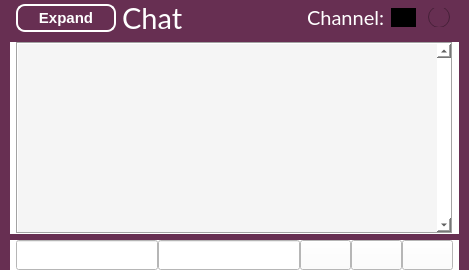
      <widget class="QFrame" name="bottomframe">
       <property name="font">
        <font>
         <weight>50</weight>
         <bold>false</bold>
        </font>
       </property>
       <property name="styleSheet">
        <string notr="true">background-color: rgb(103,47,82);
alternate-background-color: rgb(89,38,68);</string>
       </property>
       <property name="frameShape">
        <enum>QFrame::NoFrame</enum>
       </property>
       <property name="lineWidth">
        <number>0</number>
       </property>
       <property name="midLineWidth">
        <number>0</number>
       </property>
       <layout class="QVBoxLayout" name="verticalLayout_7">
        <property name="leftMargin">
         <number>10</number>
        </property>
        <property name="topMargin">
         <number>0</number>
        </property>
        <property name="rightMargin">
         <number>10</number>
        </property>
        <property name="bottomMargin">
         <number>0</number>
        </property>
        <item>
         <layout class="QHBoxLayout" name="horizontalLayout_6">
          <property name="spacing">
           <number>6</number>
          </property>
          <property name="leftMargin">
           <number>6</number>
          </property>
          <property name="topMargin">
           <number>0</number>
          </property>
          <property name="rightMargin">
           <number>6</number>
          </property>
          <property name="bottomMargin">
           <number>0</number>
          </property>
          <item>
           <widget class="QPushButton" name="btnExpand">
            <property name="sizePolicy">
             <sizepolicy hsizetype="Fixed" vsizetype="Fixed">
              <horstretch>0</horstretch>
              <verstretch>0</verstretch>
             </sizepolicy>
            </property>
            <property name="minimumSize">
             <size>
              <width>100</width>
              <height>0</height>
             </size>
            </property>
            <property name="styleSheet">
             <string notr="true">
                            QPushButton {
                            border-style: outset;
                            border-width: 2px;
                            border-radius: 9px;
                            border-color: white;
                            font: bold 11pt;
                            min-width: 5em;
                            padding: 3px;
background-color: rgb(103,47,82);
color: white;
                            }
                            QPushButton:pressed {
                            background-color: green;
                            border-style: inset;
                            }
                          </string>
            </property>
            <property name="text">
             <string>Expand</string>
            </property>
           </widget>
          </item>
          <item alignment="Qt::AlignVCenter">
           <widget class="QLabel" name="label_6">
            <property name="palette">
             <palette>
              <active>
               <colorrole role="WindowText">
                <brush brushstyle="SolidPattern">
                 <color alpha="255">
                  <red>255</red>
                  <green>255</green>
                  <blue>255</blue>
                 </color>
                </brush>
               </colorrole>
               <colorrole role="Button">
                <brush brushstyle="SolidPattern">
                 <color alpha="255">
                  <red>103</red>
                  <green>47</green>
                  <blue>82</blue>
                 </color>
                </brush>
               </colorrole>
               <colorrole role="Base">
                <brush brushstyle="SolidPattern">
                 <color alpha="255">
                  <red>103</red>
                  <green>47</green>
                  <blue>82</blue>
                 </color>
                </brush>
               </colorrole>
               <colorrole role="Window">
                <brush brushstyle="SolidPattern">
                 <color alpha="255">
                  <red>103</red>
                  <green>47</green>
                  <blue>82</blue>
                 </color>
                </brush>
               </colorrole>
               <colorrole role="AlternateBase">
                <brush brushstyle="SolidPattern">
                 <color alpha="255">
                  <red>89</red>
                  <green>38</green>
                  <blue>68</blue>
                 </color>
                </brush>
               </colorrole>
              </active>
              <inactive>
               <colorrole role="WindowText">
                <brush brushstyle="SolidPattern">
                 <color alpha="255">
                  <red>255</red>
                  <green>255</green>
                  <blue>255</blue>
                 </color>
                </brush>
               </colorrole>
               <colorrole role="Button">
                <brush brushstyle="SolidPattern">
                 <color alpha="255">
                  <red>103</red>
                  <green>47</green>
                  <blue>82</blue>
                 </color>
                </brush>
               </colorrole>
               <colorrole role="Base">
                <brush brushstyle="SolidPattern">
                 <color alpha="255">
                  <red>103</red>
                  <green>47</green>
                  <blue>82</blue>
                 </color>
                </brush>
               </colorrole>
               <colorrole role="Window">
                <brush brushstyle="SolidPattern">
                 <color alpha="255">
                  <red>103</red>
                  <green>47</green>
                  <blue>82</blue>
                 </color>
                </brush>
               </colorrole>
               <colorrole role="AlternateBase">
                <brush brushstyle="SolidPattern">
                 <color alpha="255">
                  <red>89</red>
                  <green>38</green>
                  <blue>68</blue>
                 </color>
                </brush>
               </colorrole>
              </inactive>
              <disabled>
               <colorrole role="WindowText">
                <brush brushstyle="SolidPattern">
                 <color alpha="255">
                  <red>120</red>
                  <green>120</green>
                  <blue>120</blue>
                 </color>
                </brush>
               </colorrole>
               <colorrole role="Button">
                <brush brushstyle="SolidPattern">
                 <color alpha="255">
                  <red>103</red>
                  <green>47</green>
                  <blue>82</blue>
                 </color>
                </brush>
               </colorrole>
               <colorrole role="Base">
                <brush brushstyle="SolidPattern">
                 <color alpha="255">
                  <red>103</red>
                  <green>47</green>
                  <blue>82</blue>
                 </color>
                </brush>
               </colorrole>
               <colorrole role="Window">
                <brush brushstyle="SolidPattern">
                 <color alpha="255">
                  <red>103</red>
                  <green>47</green>
                  <blue>82</blue>
                 </color>
                </brush>
               </colorrole>
               <colorrole role="AlternateBase">
                <brush brushstyle="SolidPattern">
                 <color alpha="255">
                  <red>89</red>
                  <green>38</green>
                  <blue>68</blue>
                 </color>
                </brush>
               </colorrole>
              </disabled>
             </palette>
            </property>
            <property name="font">
             <font>
              <family>Lato</family>
              <pointsize>22</pointsize>
             </font>
            </property>
            <property name="text">
             <string>Chat</string>
            </property>
           </widget>
          </item>
          <item>
           <spacer name="horizontalSpacer_7">
            <property name="orientation">
             <enum>Qt::Horizontal</enum>
            </property>
            <property name="sizeHint" stdset="0">
             <size>
              <width>40</width>
              <height>20</height>
             </size>
            </property>
           </spacer>
          </item>
          <item alignment="Qt::AlignVCenter">
           <widget class="QLabel" name="label_7">
            <property name="font">
             <font>
              <family>Lato</family>
              <pointsize>15</pointsize>
             </font>
            </property>
            <property name="styleSheet">
             <string notr="true">color: rgb(255, 255, 255);</string>
            </property>
            <property name="text">
             <string>Channel:</string>
            </property>
           </widget>
          </item>
          <item>
           <widget class="QRadioButton" name="rbChan1">
            <property name="styleSheet">
             <string notr="true">QRadioButton::indicator {
	subcontrol-position: top center;
	image: url(:/icons/flag_en);
 }

 QRadioButton::indicator::unchecked {
	width: 22px;
	height: 16px;
 }

 QRadioButton::indicator:unchecked:hover {
	background-color: blue;
	width: 25px;
	height: 19px;
 }

 QRadioButton::indicator:unchecked:pressed {
	background-color: blue;
	width: 25px;
	height: 19px;
 }

 QRadioButton::indicator::checked {
	background-color: black;
	width: 25px;
	height: 19px;
 }

 QRadioButton::indicator:checked:hover {
	background-color: blue;
	width: 25px;
	height: 19px;
 }

 QRadioButton::indicator:checked:pressed {
	background-color: blue;
	width: 25px;
	height: 19px;
 }</string>
            </property>
            <property name="text">
             <string notr="true"/>
            </property>
            <property name="checkable">
             <bool>true</bool>
            </property>
            <property name="checked">
             <bool>true</bool>
            </property>
           </widget>
          </item>
          <item>
           <widget class="QRadioButton" name="rbChan2">
            <property name="minimumSize">
             <size>
              <width>25</width>
              <height>19</height>
             </size>
            </property>
            <property name="maximumSize">
             <size>
              <width>25</width>
              <height>19</height>
             </size>
            </property>
            <property name="styleSheet">
             <string notr="true">QRadioButton::indicator {
	subcontrol-position: top center;
	image: url(:/icons/flag_kr);
 }

 QRadioButton::indicator::unchecked {
	width: 22px;
	height: 16px;
 }

 QRadioButton::indicator:unchecked:hover {
	background-color: blue;
	width: 25px;
	height: 19px;
 }

 QRadioButton::indicator:unchecked:pressed {
	background-color: blue;
	width: 25px;
	height: 19px;
 }

 QRadioButton::indicator::checked {
	background-color: black;
	width: 25px;
	height: 19px;
 }

 QRadioButton::indicator:checked:hover {
	background-color: blue;
	width: 25px;
	height: 19px;
 }

 QRadioButton::indicator:checked:pressed {
	background-color: blue;
	width: 25px;
	height: 19px;
 }</string>
            </property>
            <property name="text">
             <string/>
            </property>
           </widget>
          </item>
         </layout>
        </item>
        <item>
         <widget class="QFrame" name="txtframe">
          <property name="styleSheet">
           <string notr="true">background-color: rgb(255, 255, 255);</string>
          </property>
          <layout class="QHBoxLayout" name="horizontalLayout_8">
           <property name="spacing">
            <number>6</number>
           </property>
           <property name="leftMargin">
            <number>6</number>
           </property>
           <property name="topMargin">
            <number>0</number>
           </property>
           <property name="rightMargin">
            <number>6</number>
           </property>
           <property name="bottomMargin">
            <number>0</number>
           </property>
           <item>
            <widget class="QTextBrowser" name="txtChat">
             <property name="enabled">
              <bool>true</bool>
             </property>
             <property name="font">
              <font>
               <family>Lato</family>
               <pointsize>12</pointsize>
               <weight>50</weight>
               <bold>false</bold>
              </font>
             </property>
             <property name="styleSheet">
              <string notr="true">background-color: rgb(245, 245, 245);
background-image: url(:/images/p2p);
background-repeat: no-repeat;
background-attachment:fixed;
background-position: center;
alternate-background-color: rgb(211, 211, 211);
color: black</string>
             </property>
             <property name="frameShape">
              <enum>QFrame::Box</enum>
             </property>
             <property name="verticalScrollBarPolicy">
              <enum>Qt::ScrollBarAlwaysOn</enum>
             </property>
             <property name="horizontalScrollBarPolicy">
              <enum>Qt::ScrollBarAlwaysOff</enum>
             </property>
             <property name="documentTitle">
              <string notr="true"/>
             </property>
             <property name="html">
              <string notr="true">&lt;!DOCTYPE HTML PUBLIC &quot;-//W3C//DTD HTML 4.0//EN&quot; &quot;http://www.w3.org/TR/REC-html40/strict.dtd&quot;&gt;
&lt;html&gt;&lt;head&gt;&lt;meta name=&quot;qrichtext&quot; content=&quot;1&quot; /&gt;&lt;style type=&quot;text/css&quot;&gt;
p, li { white-space: pre-wrap; }
&lt;/style&gt;&lt;/head&gt;&lt;body style=&quot; font-family:'Lato'; font-size:12pt; font-weight:400; font-style:normal;&quot;&gt;
&lt;p style=&quot;-qt-paragraph-type:empty; margin-top:0px; margin-bottom:0px; margin-left:0px; margin-right:0px; -qt-block-indent:0; text-indent:0px; font-family:'MS Shell Dlg 2'; font-size:10pt;&quot;&gt;&lt;br /&gt;&lt;/p&gt;&lt;/body&gt;&lt;/html&gt;</string>
             </property>
             <property name="openExternalLinks">
              <bool>true</bool>
             </property>
            </widget>
           </item>
          </layout>
         </widget>
        </item>
        <item>
         <widget class="QFrame" name="messageframe">
          <property name="styleSheet">
           <string notr="true">background-color: rgb(255, 255, 255);</string>
          </property>
          <layout class="QHBoxLayout" name="horizontalLayout_5">
           <property name="spacing">
            <number>0</number>
           </property>
           <property name="leftMargin">
            <number>6</number>
           </property>
           <property name="topMargin">
            <number>0</number>
           </property>
           <property name="rightMargin">
            <number>6</number>
           </property>
           <property name="bottomMargin">
            <number>0</number>
           </property>
           <item>
            <widget class="QLineEdit" name="txtChatNick">
             <property name="sizePolicy">
              <sizepolicy hsizetype="Fixed" vsizetype="Fixed">
               <horstretch>0</horstretch>
               <verstretch>0</verstretch>
              </sizepolicy>
             </property>
             <property name="minimumSize">
              <size>
               <width>0</width>
               <height>30</height>
              </size>
             </property>
             <property name="maximumSize">
              <size>
               <width>150</width>
               <height>16777215</height>
              </size>
             </property>
             <property name="font">
              <font>
               <family>Lato</family>
               <pointsize>12</pointsize>
               <weight>50</weight>
               <bold>false</bold>
              </font>
             </property>
             <property name="toolTip">
              <string/>
             </property>
             <property name="styleSheet">
              <string notr="true">background-color: rgb(255, 255, 255);
background-repeat: no-repeat;</string>
             </property>
             <property name="inputMask">
              <string/>
             </property>
             <property name="text">
              <string/>
             </property>
             <property name="maxLength">
              <number>20</number>
             </property>
            </widget>
           </item>
           <item>
            <widget class="QLineEdit" name="txtChatMsg">
             <property name="minimumSize">
              <size>
               <width>0</width>
               <height>30</height>
              </size>
             </property>
             <property name="font">
              <font>
               <family>Lato</family>
               <pointsize>12</pointsize>
               <weight>50</weight>
               <bold>false</bold>
              </font>
             </property>
             <property name="toolTip">
              <string/>
             </property>
             <property name="autoFillBackground">
              <bool>false</bool>
             </property>
             <property name="styleSheet">
              <string notr="true">background-color: rgb(255, 255, 255);
</string>
             </property>
             <property name="text">
              <string/>
             </property>
             <property name="maxLength">
              <number>140</number>
             </property>
            </widget>
           </item>
           <item>
            <widget class="QPushButton" name="btnChatBold">
             <property name="sizePolicy">
              <sizepolicy hsizetype="Fixed" vsizetype="Fixed">
               <horstretch>0</horstretch>
               <verstretch>0</verstretch>
              </sizepolicy>
             </property>
             <property name="minimumSize">
              <size>
               <width>30</width>
               <height>30</height>
              </size>
             </property>
             <property name="maximumSize">
              <size>
               <width>16777215</width>
               <height>16777215</height>
              </size>
             </property>
             <property name="font">
              <font>
               <pointsize>12</pointsize>
               <weight>75</weight>
               <bold>true</bold>
              </font>
             </property>
             <property name="toolTip">
              <string/>
             </property>
             <property name="styleSheet">
              <string notr="true">QPushButton {
border-color: rgb(154,154,154);
border-width: 1px;
background-color: rgb(255,255,255);
color :rgb(126, 126, 126);}
QToolTip {
     color: white;
     font-size:9pt;font-family:'Lato';
     border: 4px solid ;
     border-radius: 13px;
     opacity: 700;
     border-color: rgb(89,38,68);
     background-color: rgb(62,29,67);
 }</string>
             </property>
             <property name="text">
              <string/>
             </property>
             <property name="icon">
              <iconset resource="../talkcoin.qrc">
               <normaloff>:/icons/bold-button</normaloff>:/icons/bold-button</iconset>
             </property>
             <property name="iconSize">
              <size>
               <width>18</width>
               <height>18</height>
              </size>
             </property>
             <property name="shortcut">
              <string notr="true"/>
             </property>
             <property name="checkable">
              <bool>false</bool>
             </property>
            </widget>
           </item>
           <item>
            <widget class="QPushButton" name="btnChatSmiley">
             <property name="sizePolicy">
              <sizepolicy hsizetype="Fixed" vsizetype="Fixed">
               <horstretch>0</horstretch>
               <verstretch>0</verstretch>
              </sizepolicy>
             </property>
             <property name="minimumSize">
              <size>
               <width>30</width>
               <height>30</height>
              </size>
             </property>
             <property name="font">
              <font>
               <pointsize>12</pointsize>
               <weight>75</weight>
               <bold>true</bold>
              </font>
             </property>
             <property name="toolTip">
              <string>List of emoticons
</string>
             </property>
             <property name="styleSheet">
              <string notr="true">QPushButton {
border-color: rgb(154,154,154);
border-width: 1px;
background-color: rgb(255,255,255);
color :rgb(126, 126, 126);}
QToolTip {
     color: white;
     font-size:9pt;font-family:'Lato';
     border: 4px solid ;
     border-radius: 13px;
     opacity: 700;
     border-color: rgb(89,38,68);
     background-color: rgb(62,29,67);
 }</string>
             </property>
             <property name="icon">
              <iconset resource="../talkcoin.qrc">
               <normaloff>:/icons/smiley-button</normaloff>:/icons/smiley-button</iconset>
             </property>
             <property name="iconSize">
              <size>
               <width>20</width>
               <height>20</height>
              </size>
             </property>
            </widget>
           </item>
           <item>
            <widget class="QPushButton" name="btnChatSend">
             <property name="sizePolicy">
              <sizepolicy hsizetype="Fixed" vsizetype="Fixed">
               <horstretch>0</horstretch>
               <verstretch>0</verstretch>
              </sizepolicy>
             </property>
             <property name="minimumSize">
              <size>
               <width>32</width>
               <height>30</height>
              </size>
             </property>
             <property name="font">
              <font>
               <pointsize>12</pointsize>
               <weight>75</weight>
               <bold>true</bold>
              </font>
             </property>
             <property name="toolTip">
              <string/>
             </property>
             <property name="styleSheet">
              <string notr="true">QPushButton {
border-color: rgb(154,154,154);
border-width: 1px;
background-color: rgb(255,255,255);
color :rgb(126, 126, 126);}
QToolTip {
     color: white;
     font-size:9pt;font-family:'Lato';
     border: 4px solid ;
     border-radius: 13px;
     opacity: 700;
     border-color: rgb(89,38,68);
     background-color: rgb(62,29,67);
 }</string>
             </property>
             <property name="text">
              <string/>
             </property>
             <property name="icon">
              <iconset resource="../talkcoin.qrc">
               <normaloff>:/icons/send-button</normaloff>:/icons/send-button</iconset>
             </property>
             <property name="iconSize">
              <size>
               <width>22</width>
               <height>22</height>
              </size>
             </property>
            </widget>
           </item>
          </layout>
         </widget>
        </item>
       </layout>
      </widget>
